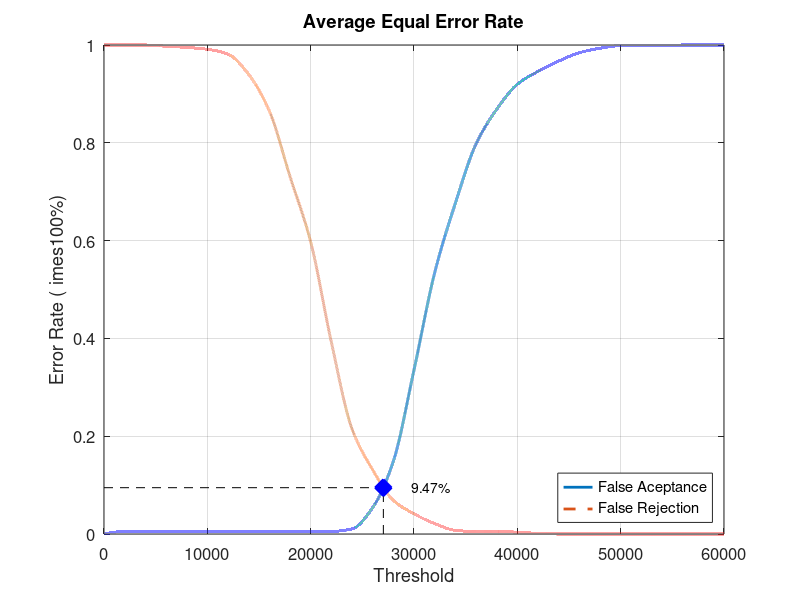
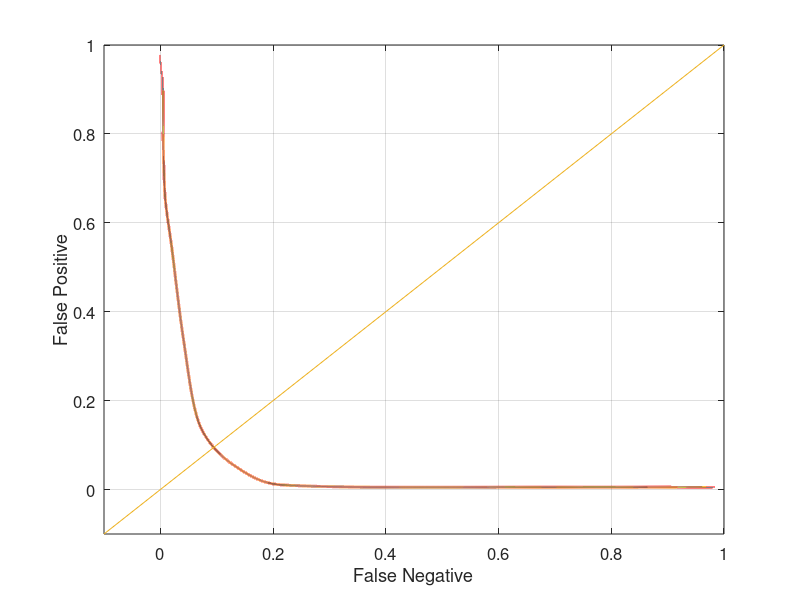

Here is the MATLAB script that generated these plots, in order:
close all;
clear;
clc;
x = 0:2000:60000;
xq = 0:0.5:60000;

y0 = [0 0.00526316 0.00526316 0.00526316 0.00526316 0.00526316 0.00526316 0.00526316 0.00526316 0.00526316 0.00526316 0.00526316 0.0105263 0.0539474 0.148684 0.335526 0.534211 0.676316 0.797368 0.868421 0.919737 0.946053 0.967105 0.984211 0.993421 0.998684 0.998684 0.998684 1 1 1]
yy0 = interp1(x, y0, xq, 'pchip');
y1 = [1 1 1 0.9975 0.995 0.99125 0.98125 0.94 0.865 0.73125 0.5975 0.3925 0.215 0.13125 0.06875 0.04125 0.02125 0.0075 0.005 0.005 0.00375 0.00125 0 0 0 0 0 0 0 0 0]
yy1 = interp1(x, y1, xq, 'pchip');

% Calculating EER: 
y2 = abs(y0 - y1);
find(y2 == min(y2))
yy2 = abs(yy0 - yy1);
xEER = find(yy2 == min(yy2));
xEERIndex = xq(xEER) % X-axis EER
yEER = yy0(xEER) % Y-axis EER

main = figure
plot(xq, yy0,'-','LineWidth', 2);	hold on
plot(xq, yy1,'--','LineWidth', 2);	hold on
plot([xEERIndex xEERIndex], [0 yEER], 'k--');	hold on
plot([0 xEERIndex], [yEER yEER], 'k--');	hold on
plot(xEERIndex, yEER, 'bx', 'LineWidth', 10);	hold on
text(xEERIndex + 10 * xEERIndex / 100, yEER, [num2str(round((10000 * yEER)) / 100) '%'])
legend('False Aceptance', 'False Rejection', 'Location', 'SouthEast')
xlabel('Threshold')
ylabel('Error Rate (	imes100%)')
title('Average Equal Error Rate')
set(gca, 'FontSize', 12)
axis([0 60000 0 1])
grid on

print(main, 'Experiment2AverageMain', '-dpng');
FNRxFPR = figure('Color', [1 1 1]);
plot(yy1, yy0, '-', yy1, yy0, 'LineWidth', 2);
hold on
y = -0.1:0.1:1
plot(y, y); 
set(gca, 'FontSize', 12)
xlabel('False Negative')
ylabel('False Positive')
axis([-0.1 1 -0.1 1])
set(gca, 'FontSize', 12)
grid on

print(FNRxFPR, 'Experiment2AverageFNRxFPR','-dpng');
